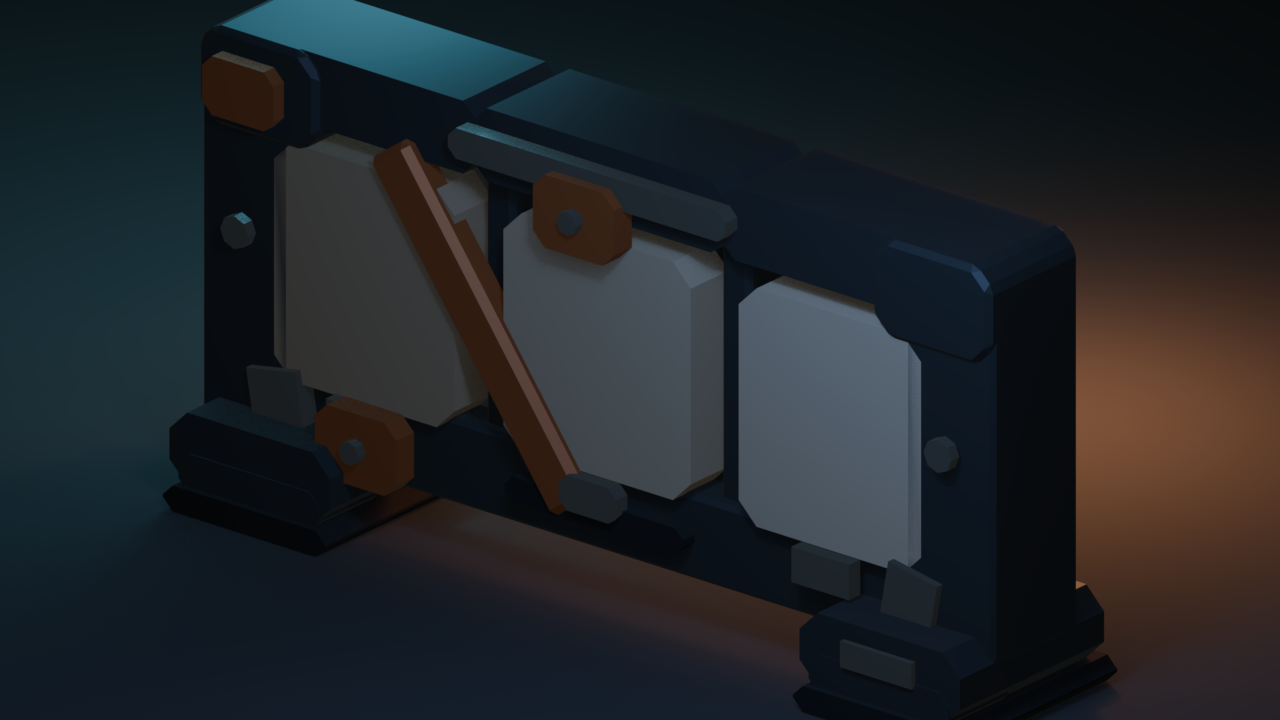
#> input picture tools/roblox-art-bible-sota-v3/evidence/canonical-visuals/salvaged-frontier/defense_barricade_small-r15/raw-a/lighting_adverse_night.png, 1280 x 720 px
$ python visual_qa.py ../../evidence/canonical-visuals/salvaged-frontier/defense_barricade_small-r15/raw-a/lighting_adverse_night.png --output-dir out
#> lines starting #> are read from the running program, lines starting #| are printed output that depends on the picture
from __future__ import annotations

import argparse
import json
from pathlib import Path

import numpy as np
from PIL import Image

# Machado, Oliveira & Fernandes (2009), severity 1.0 matrices.
MATRICES = {
    "protanopia": np.array([[0.152286, 1.052583, -0.204868], [0.114503, 0.786281, 0.099216], [-0.003882, -0.048116, 1.051998]], dtype=np.float64),
    "deuteranopia": np.array([[0.367322, 0.860646, -0.227968], [0.280085, 0.672501, 0.047413], [-0.011820, 0.042940, 0.968881]], dtype=np.float64),
    "tritanopia": np.array([[1.255528, -0.076749, -0.178779], [-0.078411, 0.930809, 0.147602], [0.004733, 0.691367, 0.303900]], dtype=np.float64),
}


def srgb_to_linear(v: np.ndarray) -> np.ndarray:
    return np.where(v <= 0.04045, v / 12.92, ((v + 0.055) / 1.055) ** 2.4)


def linear_to_srgb(v: np.ndarray) -> np.ndarray:
    return np.where(v <= 0.0031308, 12.92 * v, 1.055 * np.power(np.maximum(v, 0), 1 / 2.4) - 0.055)


def transform(rgb: np.ndarray, matrix: np.ndarray) -> np.ndarray:
    linear = srgb_to_linear(rgb)
    simulated = np.einsum("...c,dc->...d", linear, matrix)
    return np.clip(linear_to_srgb(np.clip(simulated, 0, 1)), 0, 1)


def main() -> int:
    parser = argparse.ArgumentParser(description="Generate grayscale and color-vision-deficiency evidence images.")
    parser.add_argument("input", type=Path)
    parser.add_argument("--output-dir", type=Path, required=True)
    args = parser.parse_args()
    args.output_dir.mkdir(parents=True, exist_ok=True)
    image = Image.open(args.input).convert("RGB")
    rgb = np.asarray(image, dtype=np.float64) / 255.0
    outputs = []
    luminance = np.dot(srgb_to_linear(rgb), np.array([0.2126, 0.7152, 0.0722]))
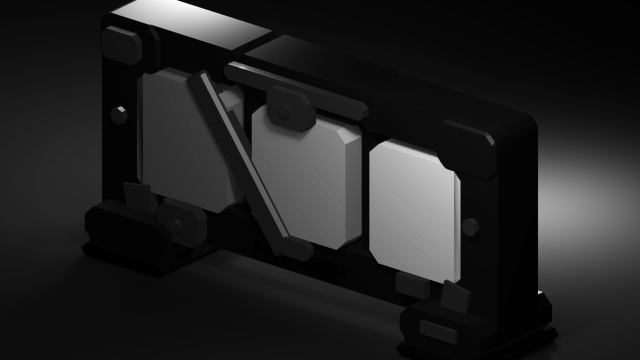
#> luminance: shape (720, 1280) float64 (shown at 1/2 size); min 0.00115, max 0.166, mean 0.0245; drawn with min black and max white
    gray = np.clip(linear_to_srgb(luminance), 0, 1)
#> in linear_to_srgb, `return np.where(v <= 0.0031308, 12.92 * v, 1.055 * np.power(np.maximum..`:
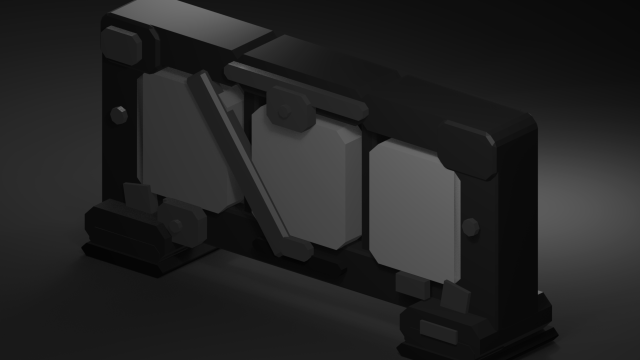
#> returned value: shape (720, 1280) float64 (shown at 1/2 size); min 0.0149, max 0.445, mean 0.142
    gray_rgb = np.repeat(gray[..., None], 3, axis=-1)
    gray_path = args.output_dir / f"{args.input.stem}__grayscale.png"
    Image.fromarray((gray_rgb * 255 + 0.5).astype(np.uint8)).save(gray_path)
    outputs.append(gray_path.name)
    for name, matrix in MATRICES.items():
        out = transform(rgb, matrix)
        path = args.output_dir / f"{args.input.stem}__{name}.png"
        Image.fromarray((out * 255 + 0.5).astype(np.uint8)).save(path)
        outputs.append(path.name)
#> this loop made 3 passes
#> pass 1, in main, `out = transform(rgb, matrix)`:
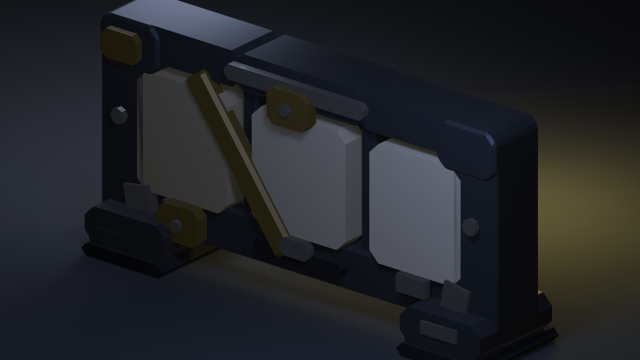
#> out: shape (720, 1280, 3) float64 (shown at 1/2 size); mean R, G, B 0.137, 0.143, 0.157
#> pass 2, in transform (call 2), `simulated = np.einsum("...c,dc->...d", linear, matrix)`:
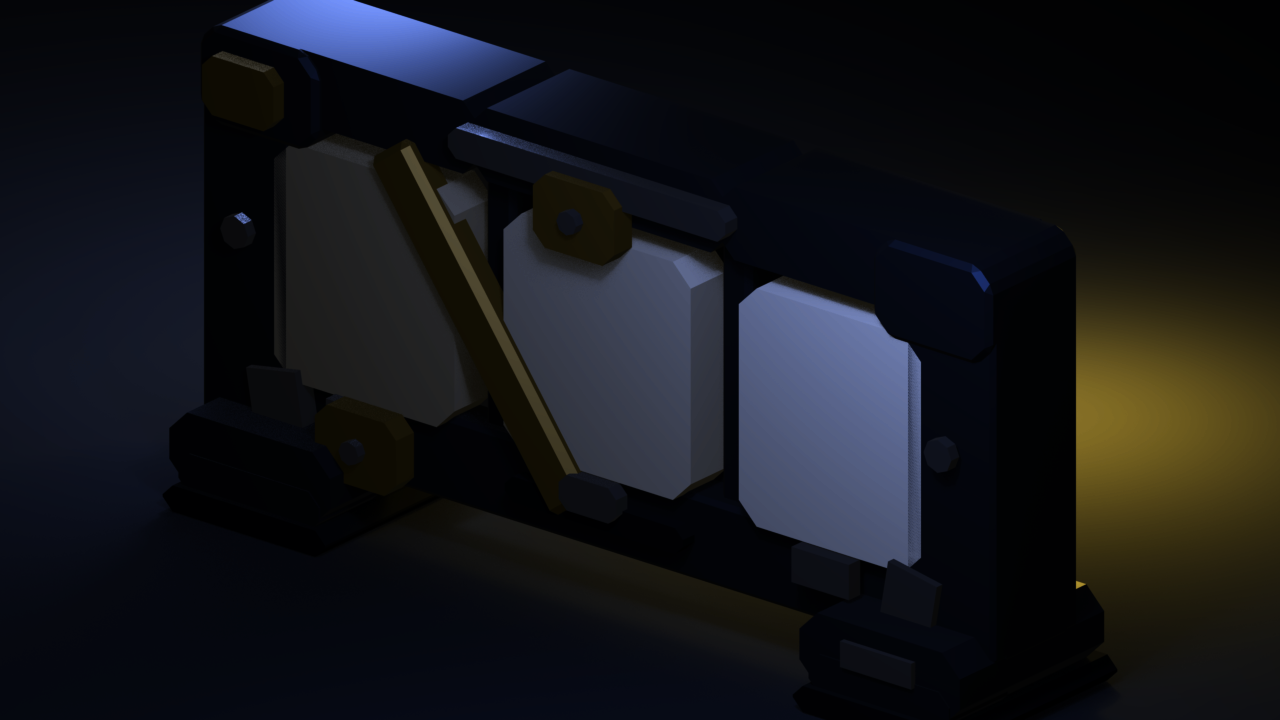
#> simulated: shape (720, 1280, 3) float64; mean R, G, B 0.023, 0.0243, 0.0285; drawn with min black and max white
#> after the loop, outputs = ['lighting_adverse_night__grayscale.png', 'lighting_adverse_night__protanopia.png', 'lighting_adverse_night__deuteranopia.png', 'lighting_adverse_night__tritanopia.png']
    report = {
        "status": "REQUIRES_HUMAN_REVIEW",
        "source": str(args.input),
        "outputs": outputs,
        "model": "Machado_2009_severity_1.0",
        "note": "Transforms are evidence views, not an automatic readability PASS. Shape/motion/audio redundancy remains mandatory.",
    }
    report_path = args.output_dir / f"{args.input.stem}__visual_qa.json"
    report_path.write_text(json.dumps(report, indent=2) + "\n", encoding="utf-8")
    print(f"[PASS] Generated {len(outputs)} visual QA views and a review-required report.")
#| [PASS] Generated 4 visual QA views and a review-required report.
    return 0


if __name__ == "__main__":
    raise SystemExit(main())
#> (the program exits here)

$ run again, on tools/roblox-art-bible-sota-v3/evidence/canonical-visuals/salvaged-frontier/defense_barricade_small-r15/raw-a/lighting_high_contrast.png
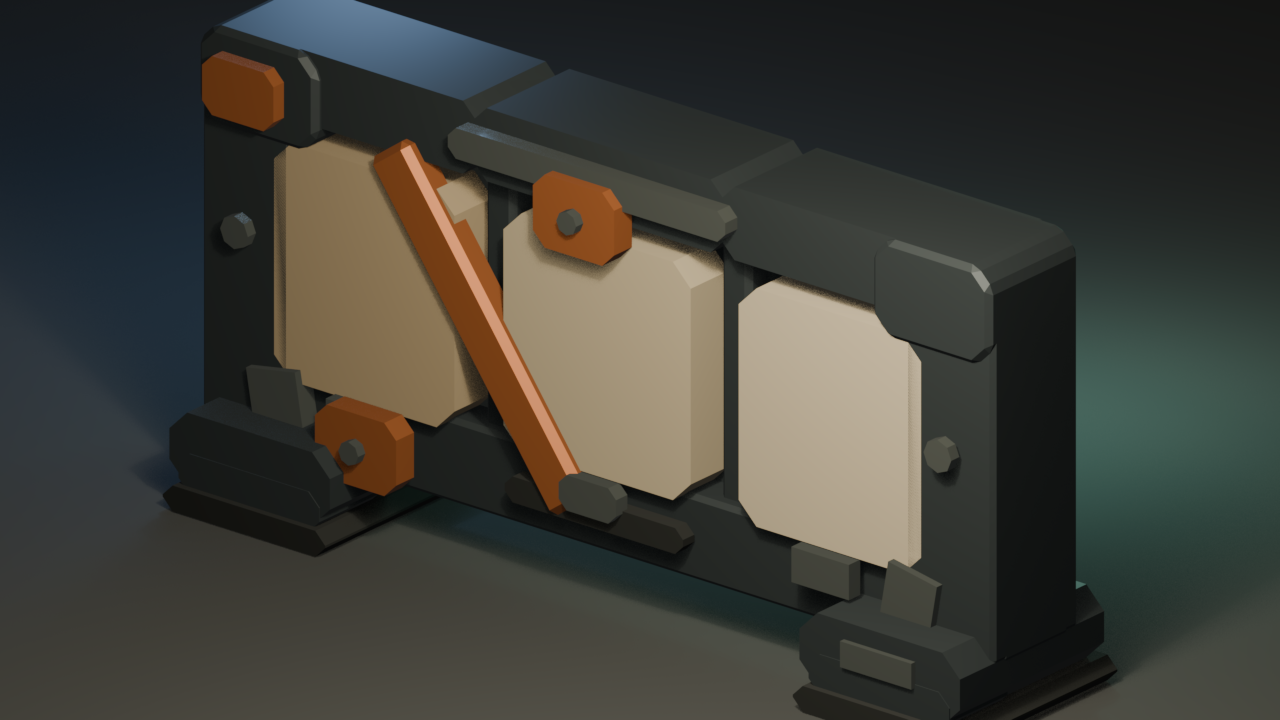
#> input picture tools/roblox-art-bible-sota-v3/evidence/canonical-visuals/salvaged-frontier/defense_barricade_small-r15/raw-a/lighting_high_contrast.png, 1280 x 720 px
#> the loop in main, `for name, matrix in MATRICES.items():` made 3 passes
#> pass 1, in transform, `simulated = np.einsum("...c,dc->...d", linear, matrix)`:
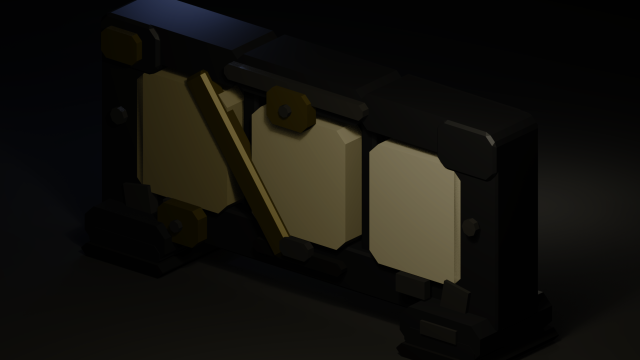
#> simulated: shape (720, 1280, 3) float64 (shown at 1/2 size); mean R, G, B 0.0777, 0.0721, 0.0544
#> pass 1, in main, `out = transform(rgb, matrix)`:
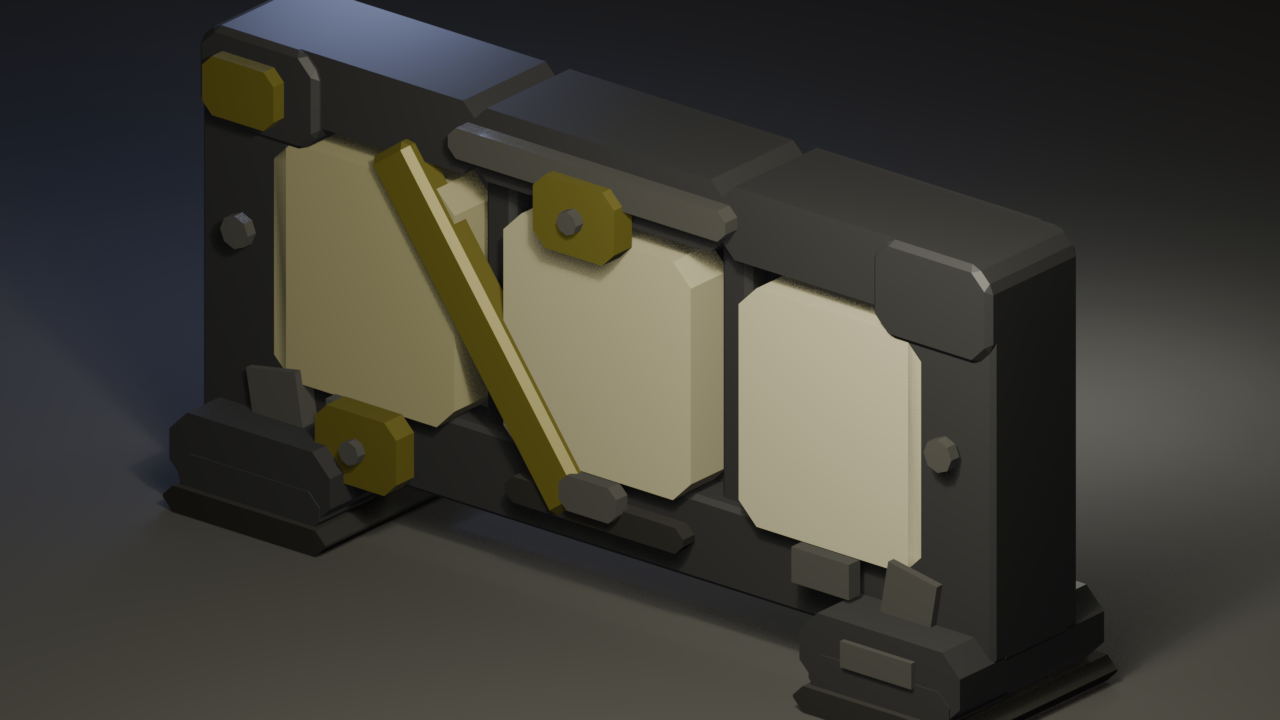
#> out: shape (720, 1280, 3) float64; mean R, G, B 0.251, 0.245, 0.218
#> after the loop in main, `for name, matrix in MATRICES.items():`: outputs = ['lighting_high_contrast__grayscale.png', 'lighting_high_contrast__protanopia.png', 'lighting_high_contrast__deuteranopia.png', 'lighting_high_contrast__tritanopia.png']
#| [PASS] Generated 4 visual QA views and a review-required report.
